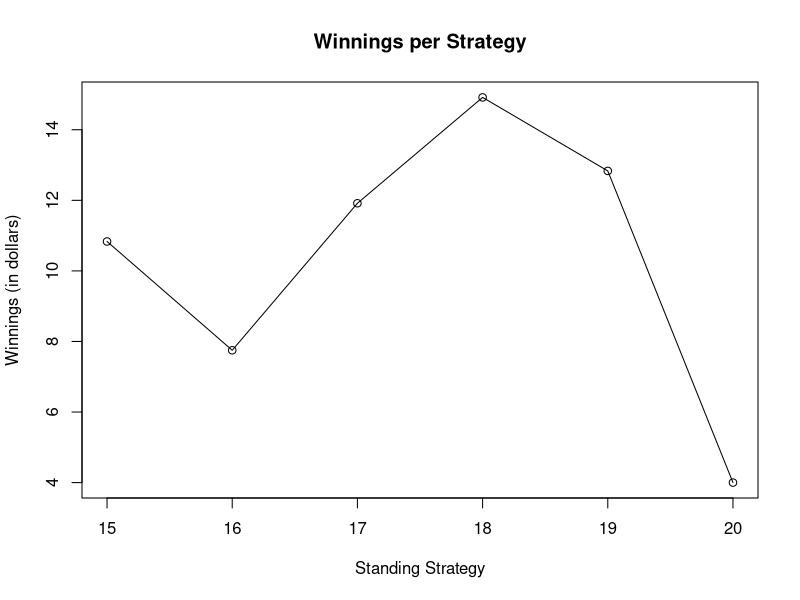
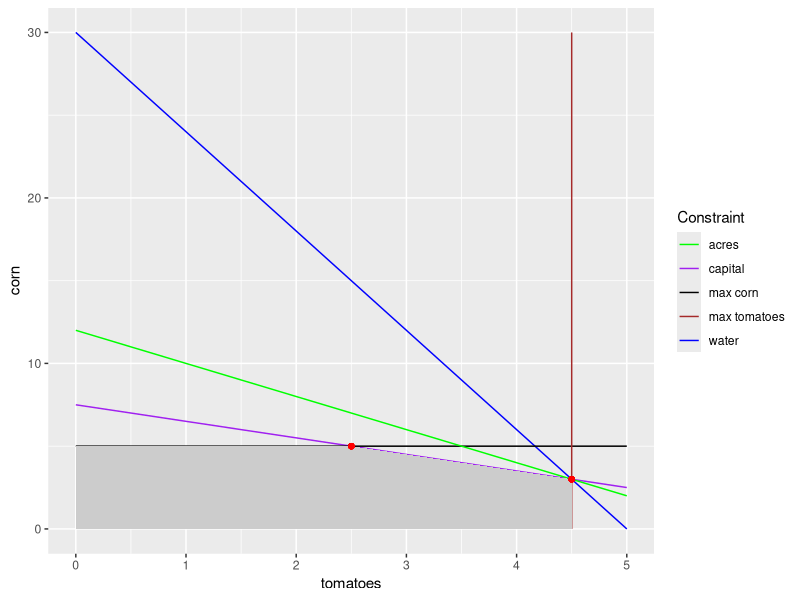
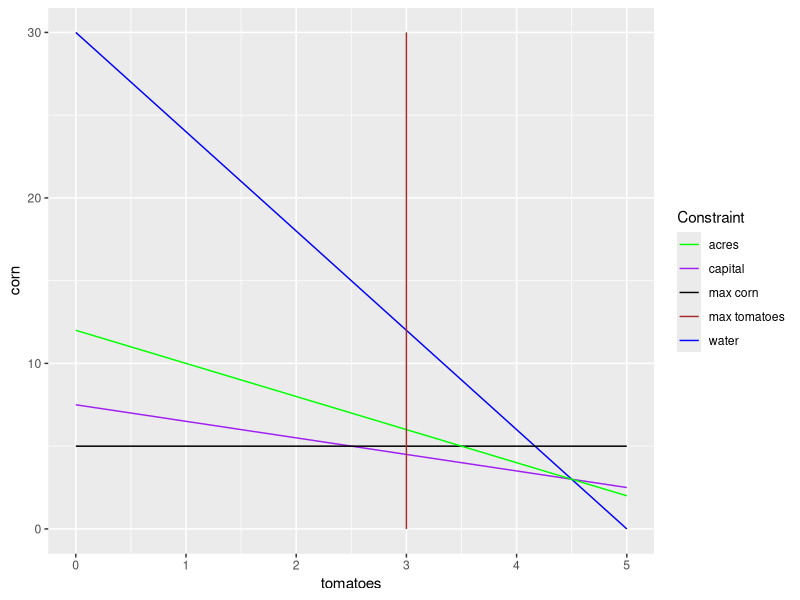
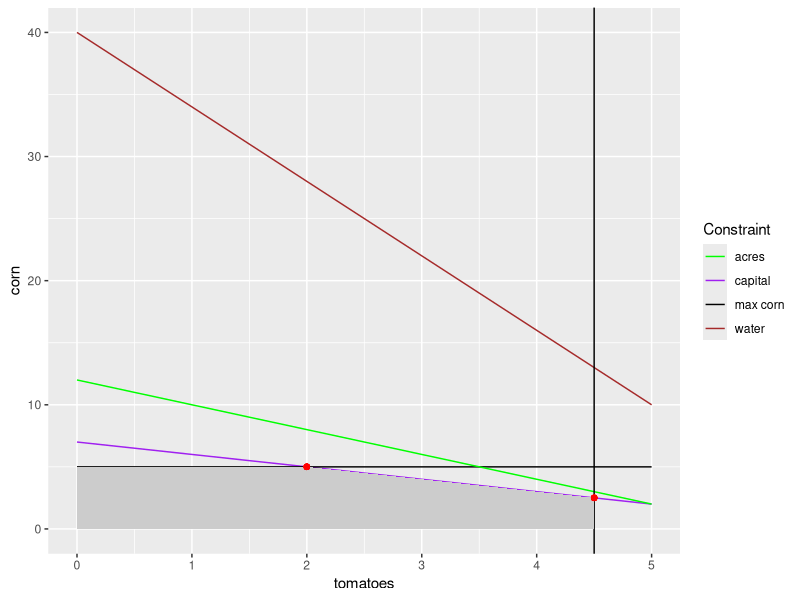
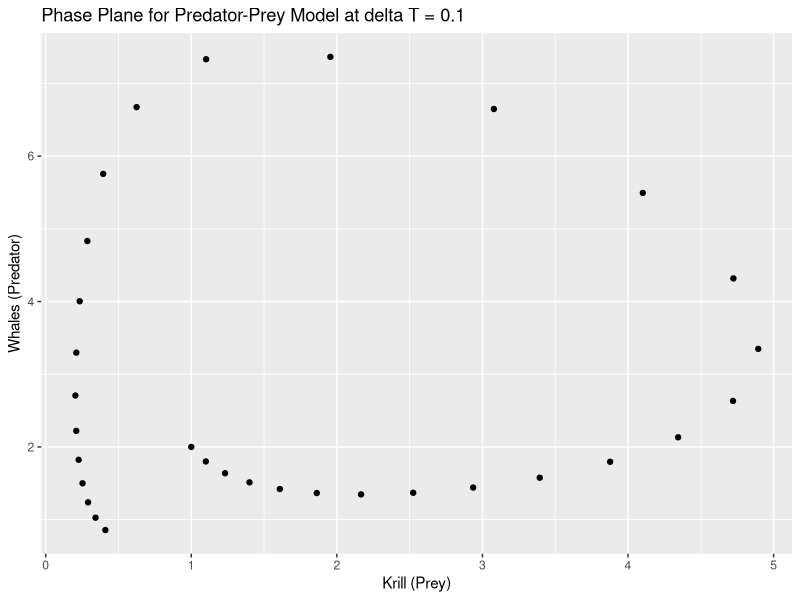
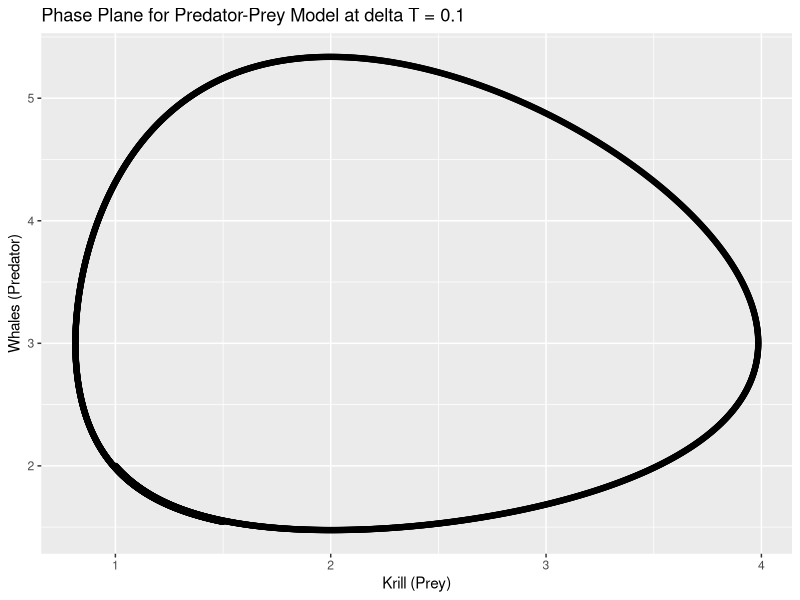
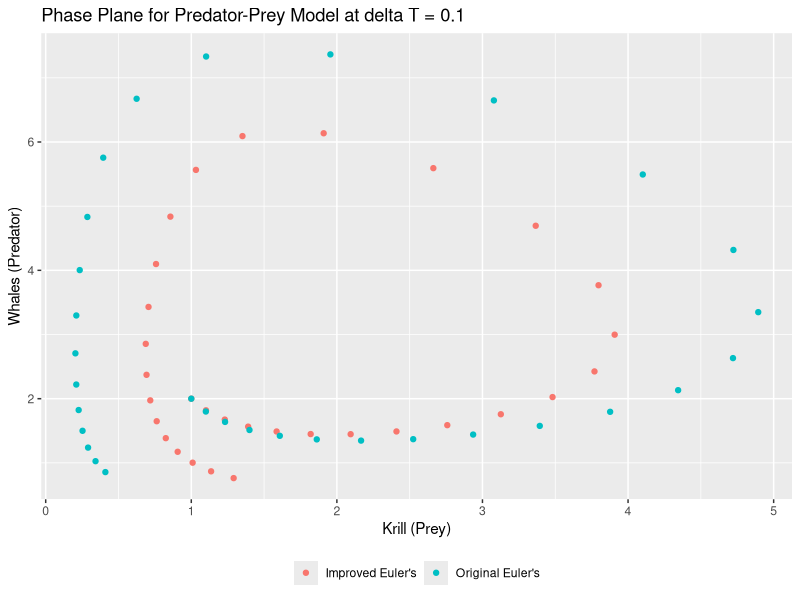

Here is the R script that generated these plots, in order:
## ---- chunk 1
deal_card <- function(dc_deck,full2_deck){
  dc_last_round_flag <- 0
  if (length(dc_deck) == 0) {
    dc_last_round_flag <- 1
    dc_deck <- full2_deck
  }
  dc_card <- sample(dc_deck,1,FALSE)
  dc_deck <- dc_deck [! dc_deck %in% dc_card | duplicated(dc_deck)]
  return(list(dc_card,dc_deck,dc_last_round_flag))
}
## ---- chunk 2
dealer_hand <- function(dh_deck,full2_deck) {
  dh_hand <- 0
  dh_last_round_flag <- 0
  dh_count <- 1
  while (sum(dh_hand) < 17) {
    dh_deal <- deal_card(dh_deck,full2_deck)
    dh_hand[dh_count] <- dh_deal[[1]]
    dh_deck <- dh_deal[[2]]
    if (dh_deal[[3]] == 1) {dh_last_round_flag <- dh_deal[[3]]}
    dh_count <- dh_count+1
    if(sum(dh_hand) > 21) {
      if(11 %in% dh_hand) {
        dh_hand[match(11,dh_hand)] <- 1
      }
    }
  }    
  return(list(dh_hand,dh_deck,dh_last_round_flag))
}
## ---- chunk 3
player_hand <- function(ph_deck,full2_deck,p_threshold) {
  ph_hand <- 0
  ph_count <- 1
  ph_last_round_flag <- 0
  while (sum(ph_hand) < p_threshold) {
    ph_deal <- deal_card(ph_deck,full2_deck)
    ph_hand[ph_count] <- ph_deal[[1]]
    ph_deck <- ph_deal[[2]]
    if (ph_deal[[3]] == 1) {ph_last_round_flag <- ph_deal[[3]]}
    ph_count <- ph_count+1
    if(sum(ph_hand) > 21) {
      if(11 %in% ph_hand) {
        ph_hand[match(11,ph_hand)] <- 1
      }
    }
  }  
  return(list(ph_hand,ph_deck,ph_last_round_flag))
}
## ---- chunk 4
round_of_play <- function(rop_deck,full2_deck,p_threshold) { 
  #dealer hand
  d_result <- dealer_hand(rop_deck,full2_deck)
  d_hand <- d_result[[1]]
  rop_deck <- d_result[[2]]
  last_round_flag_d <- d_result[[3]]
  #player hand
  p_result <- player_hand(rop_deck,full2_deck,p_threshold)
  p_hand <- p_result[[1]]
  rop_deck <- p_result[[2]]
  last_round_flag_p <- p_result[[3]]
  
  if (last_round_flag_d == 1 || last_round_flag_p == 1) {
    rop_last_round_flag <- 1
  } else {
    rop_last_round_flag <- 0
  }
  return(list(d_hand,p_hand,rop_deck,rop_last_round_flag))
}
## ---- chunk 5
play_two_decks <- function(ptd_deck,full2_deck,p_threshold) {
  
  round_counter <- 1
  ptd_last_round_flag <- 0 
  result_list.names <- c("Dealer_Hand", "Player_Hand")
  result_list <- vector("list", length(result_list.names))
  names(result_list) <- result_list.names
  
  while (ptd_last_round_flag != 1) {
    round_result <- round_of_play(ptd_deck,full2_deck,p_threshold)
    result_list$Dealer_Hand[round_counter] <- list(round_result[[1]])
    result_list$Player_Hand[round_counter] <- list(round_result[[2]])
    ptd_deck <- round_result[[3]]
    ptd_last_round_flag <- round_result[[4]]
    round_counter <- round_counter+1
  }
  return(result_list)  
}
## ---- chunk 6
build_outcome_vector <- function(bov_one_set) {
  
  winner <- numeric(length(bov_one_set$Dealer_Hand))
  
  for (i in 1:length(bov_one_set$Dealer_Hand)) {
    d_Hand <- sum(bov_one_set$Dealer_Hand[[i]])
    p_Hand <- sum(bov_one_set$Player_Hand[[i]])
    if(d_Hand < 22) {
      if(p_Hand < 22) {
        if(d_Hand > p_Hand) {
          winner[i] <- 1  
        } else if (d_Hand < p_Hand) {
            winner[i] <- 2
        } else if (d_Hand == p_Hand) {
            winner[i] <- 0
        }
      } else if(p_Hand >= 22) {
          winner[i] <- 1     
      }
    } else if(d_Hand >= 22){
            winner[i] <- 2
      } 
  }
  return(winner)
}
## ---- chunk 7
calculate_player_winnings <- function(results) {
  
  winnings <- numeric(length(results))
  
  for(i in 1:length(results)) {
    if (results[i] == 0) winnings[i] <- 0
    if (results[i] == 1) winnings[i] <- -2
    if (results[i] == 2) winnings[i] <- 3      
  }
  return(winnings)
}
## ---- chunk 8
play_two_deck_game <- function(ptdg_deck,p_threshold){
  #create a list of outcomes per round after running through a two full decks
  one_set <- play_two_decks(ptdg_deck,ptdg_deck,p_threshold)
  #build a vector to capture the result of each hand
  #dealer wins (1), player wins (2), no winner (0)
  outcome_vector <- build_outcome_vector(one_set)
  player_winnings <- 0
  #use the outcome vector to calculate the winnings based on 
  #the betting strategy provided
  player_winnings <- calculate_player_winnings(outcome_vector)
  return(sum(player_winnings))
}
## ---- chunk 9
two_deck <- c(2,2,2,2,3,3,3,3,4,4,4,4,5,5,5,5,6,6,6,6,7,7,7,7,8,8,8,8,
              9,9,9,9,10,10,10,10,10,10,10,10,10,10,10,10,10,10,10,10,
              11,11,11,11,2,2,2,2,3,3,3,3,4,4,4,4,5,5,5,5,6,6,6,6,
              7,7,7,7,8,8,8,8,9,9,9,9,10,10,10,10,10,10,10,10,10,10,10,
              10,10,10,10,10,11,11,11,11)

n <- 12
vec15 <- numeric(n)
vec16 <- numeric(n)
vec17 <- numeric(n)
vec18 <- numeric(n)
vec19 <- numeric(n)
vec20 <- numeric(n)
for (i in 1:n){
  vec15[i] <- play_two_deck_game(two_deck,15)
  vec16[i] <- play_two_deck_game(two_deck,16)
  vec17[i] <- play_two_deck_game(two_deck,17)
  vec18[i] <- play_two_deck_game(two_deck,18)
  vec19[i] <- play_two_deck_game(two_deck,19)
  vec20[i] <- play_two_deck_game(two_deck,20)
}
## ---- chunk 10
final_output <- data.frame("Stand_At_15"=vec15,"Stand_At_16"=vec16,
                           "Stand_At_17"=vec17,"Stand_At_18"=vec18,
                           "Stand_At_19"=vec19,"Stand_At_20"=vec20)
final_output
## ---- chunk 11
final_output_avg <- c("Stand_At_15"=mean(vec15),"Stand_At_16"=mean(vec16),
                           "Stand_At_17"=mean(vec17),"Stand_At_18"=mean(vec18),
                           "Stand_At_19"=mean(vec19),"Stand_At_20"=mean(vec20))
final_output_avg
## ---- chunk 12
plot(final_output_avg,type="o",xaxt="n",main="Winnings per Strategy",
     xlab="Standing Strategy",ylab="Winnings (in dollars)")
axis(1,at=1:6,labels=c("15","16","17","18","19","20"))
## ---- chunk 13
suppressWarnings(suppressMessages(library(ggplot2)))

f1 <- function(x) 30-6*x #water constraint
f2 <- function(x) 7.5 - x  #capital constraint
f3 <- function(x) 5 #max tomatoes
f4 <- function(x) 12-2*x  #acres
x1 = seq(0,5, by = .5)
x0 = rep(4.5,length(x1))
df = data.frame(x1,x0, water=f1(x1), capital=f2(x1), max_tomato= f3(x1), acres = f4(x1))
df <-  transform(df, z =pmin(water,capital,5,acres), z2 = pmin(x1,4.5))
ggplot(df, aes(x = x1)) + 
  geom_line(aes(y = water, colour = 'water'))+
  geom_line(aes(y = capital, colour = 'capital'))+
  geom_line(aes(y = max_tomato, colour = 'max corn')) +
  geom_line(aes(y = acres, colour = 'acres')) +
  geom_line(aes(y = water, x = x0, colour = 'max tomatoes'))+
  geom_ribbon(aes(ymin=0, ymax = z, x= z2), fill = 'gray80') +
  geom_point(aes(x = 4.5, y=f1(4.5)), color="red")+
  geom_point(aes(x = 2.5, y=f2(2.5)), color="red") +
  scale_colour_manual(name = "Constraint", values=c("green", "purple","black","brown","blue"))+
  ylab("corn") + xlab("tomatoes")
## ---- chunk 14
f1 <- function(x) 30-6*x
f2 <- function(x) 7.5 - x
f3 <- function(x) 5
f4 <- function(x) 12-2*x
x1 = seq(0,5, by = .5)
x0 = rep(3,length(x1))
df = data.frame(x1,x0, water=f1(x1), capital=f2(x1),max_tomato= f3(x1), acres = f4(x1))
df <-  transform(df, z =pmax(pmin(water,capital,acres),5), z2 = pmax(x1,3))
ggplot(df, aes(x = x1)) + 
  geom_line(aes(y = water, colour = 'water'))+
  geom_line(aes(y = capital, colour = 'capital'))+
  geom_line(aes(y = max_tomato, colour = 'max corn')) +
  geom_line(aes(y = acres, colour = 'acres')) +
  geom_line(aes(y = water, x = x0, colour = 'max tomatoes'))+
  geom_ribbon(aes(ymin=5, ymax = z, x= z2), fill = 'gray80') +
  scale_colour_manual(name = "Constraint", values=c("green", "purple","black","brown","blue"))+
  ylab("corn") + xlab("tomatoes")
## ---- chunk 15
f1 <- function(x) 40-6*x
f2 <- function(x) 7 - x
f3 <- function(x) 5
f4 <- function(x) 12-2*x
x1 = seq(0,5, by = .5)
x0 = rep(4.5,length(x1))
df = data.frame(x1,x0, water=f1(x1), capital=f2(x1),max_corn= f3(x1), acres = f4(x1))
df <-  transform(df, z =pmin(water,capital,5,acres), z2 = pmin(x1,4.5))
ggplot(df, aes(x = x1)) + 
  geom_line(aes(y = water, colour = 'water'))+
  geom_line(aes(y = capital, colour = 'capital'))+
  geom_line(aes(y = max_corn, colour = 'max corn')) +
  geom_line(aes(y = acres, colour = 'acres')) +
  geom_vline(xintercept = 4.5, aes(colour = "max tomatoes")) +
  geom_ribbon(aes(ymin=0, ymax = z, x= z2), fill = 'gray80') +
  geom_point(aes(x = 4.5, y=f2(4.5)), color="red")+
  geom_point(aes(x = 2, y=f2(2)), color="red")+
  scale_colour_manual(name = "Constraint", values=c("green", "purple","black","brown","blue"))+
  ylab("corn") + xlab("tomatoes")

## ---- chunk 16
x <- c(1)
y <- c(2)
deltaT <- 0.1
t <- seq(0,3,by=deltaT)

for (i in 1:30){
 x[i+1] <- x[i] + (3*x[i] - x[i]*y[i])*deltaT
 y[i+1] <- y[i] + (x[i]*y[i] - 2*y[i])*deltaT
}

df <- data.frame(t,x,y)

ggplot(df) + 
  geom_point(aes(x=x,y=y)) + 
  ggtitle("Phase Plane for Predator-Prey Model at delta T = 0.1") + 
  xlab("Krill (Prey)") + 
  ylab("Whales (Predator)")
## ---- chunk 17
x2 <- c(1)
y2 <- c(2)
deltaT <- 0.001
t <- seq(0,3,by=deltaT)

for (i in 1:3000){
 x2[i+1] <- x2[i] + (3*x2[i] - x2[i]*y2[i])*deltaT
 y2[i+1] <- y2[i] + (x2[i]*y2[i] - 2*y2[i])*deltaT
}

df <- data.frame(t,x2,y2)

ggplot(df) + 
  geom_point(aes(x=x2,y=y2)) + 
  ggtitle("Phase Plane for Predator-Prey Model at delta T = 0.1") + 
  xlab("Krill (Prey)") + 
  ylab("Whales (Predator)")
## ---- chunk 18
xstar <- x 
ystar <- y
x <- c(1) # re-initialize vectors
y <- c(2)
deltaT <- 0.1
t <- seq(0,3,by=deltaT)

for (i in 1:30){
 x[i+1] <- x[i] + (3*x[i] - x[i]*y[i] + 3*xstar[i] - xstar[i+1]*ystar[i+1])*deltaT/2
 y[i+1] <- y[i] + (x[i]*y[i] - 2*y[i] + xstar[i+1]*ystar[i+1] - 2*ystar[i+1])*deltaT/2
}

df <- data.frame(t,x,y,xstar,ystar)

ggplot(df) + 
  geom_point(aes(x=x,y=y,color="Improved Euler's")) + 
  geom_point(aes(x=xstar,y=ystar,color="Original Euler's")) + 
  ggtitle("Phase Plane for Predator-Prey Model at delta T = 0.1") + 
  xlab("Krill (Prey)") + 
  ylab("Whales (Predator)") + 
  theme(legend.title = element_blank(),legend.position="bottom")
